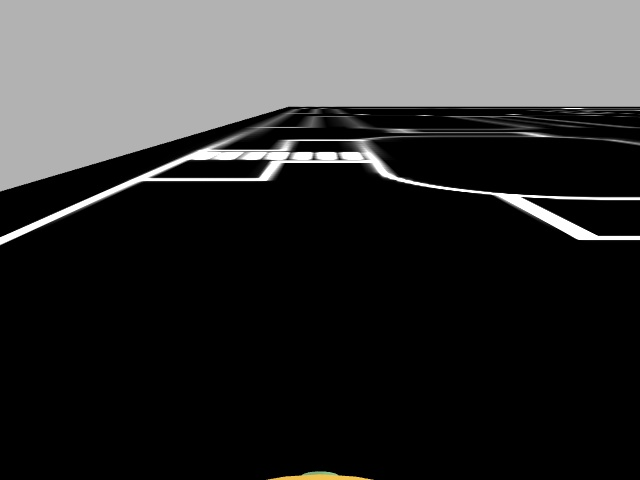
#> input picture lane_segmentation/image_raw_data/1700676142.2971108.jpg, 640 x 480 px, given in place of 1700676137.0887992.jpg, which was not available
$ python slidingWindow.py
#> lines starting #> are read from the running program, lines starting #| are printed output that depends on the picture; after the words box and inside, x2 and y2 are one past the last pixel; in counts of white or black regions, pixels touching at a corner belong together; pictures that were not available may be replaced by others from this repository, and a replacement may not be noted
#> slider 'L - H' is set to 51
#> slider 'L - S' is set to 51
import cv2
import numpy as np

# vidcap = cv2.VideoCapture("LaneVideo.mp4")
# success, image = vidcap.read()

def nothing(x):
    pass

# while success:
# success, image = vidcap.read()
def imgProc(*args):
    image=cv2.imread("image_raw_data/1700676137.0887992.jpg")
#> image is the input picture: shape (480, 640, 3); mean B, G, R 53.3, 53.4, 53.5
    frame = cv2.resize(image, (640,480))

    ## Choosing points for perspective transformation
    tl = (250,151)
    bl = (0 ,317)
    tr = (380,151)
    br = (534,317)

    cv2.circle(frame, tl, 5, (0,0,255), -1)
#> frame: shape (480, 640, 3); 0.03% of pixels changed, all inside (x1, y1, x2, y2) = (245, 146, 256, 157)
    cv2.circle(frame, bl, 5, (0,0,255), -1)
#> frame: shape (480, 640, 3); mean B, G, R 53.2, 53.4, 53.5
    cv2.circle(frame, tr, 5, (0,0,255), -1)
#> frame: shape (480, 640, 3); mean B, G, R 53.2, 53.4, 53.6
    cv2.circle(frame, br, 5, (0,0,255), -1)
#> frame: shape (480, 640, 3); mean B, G, R 53.2, 53.4, 53.7

    ## Aplying perspective transformation
    pts1 = np.float32([tl, bl, tr, br])
    pts2 = np.float32([[0, 0], [0, 480], [640, 0], [640, 480]])

    # Matrix to warp the image for birdseye window
    matrix = cv2.getPerspectiveTransform(pts1, pts2)
    transformed_frame = cv2.warpPerspective(frame, matrix, (640,480))
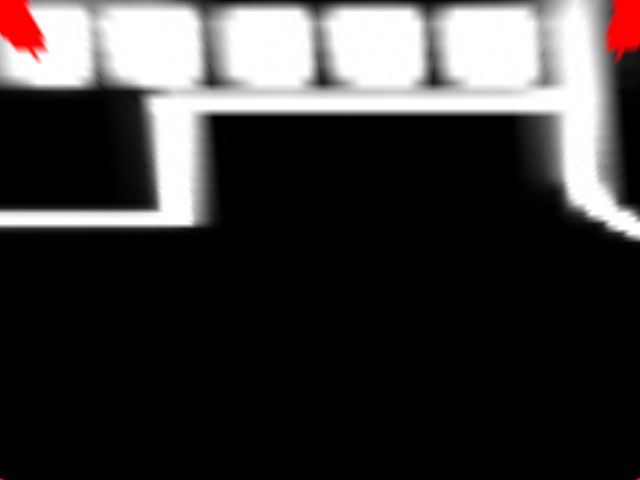
#> transformed_frame: shape (480, 640, 3); mean B, G, R 57.2, 57.2, 59.9

    ### Object Detection
    # Image Thresholding
    hsv_transformed_frame = cv2.cvtColor(transformed_frame, cv2.COLOR_BGR2HSV)
#> hsv_transformed_frame: shape (480, 640, 3); mean H, S, V 0, 2.8, 59.9

    l_h = cv2.getTrackbarPos("L - H", "Trackbars")
    l_s = cv2.getTrackbarPos("L - S", "Trackbars")
    l_v = cv2.getTrackbarPos("L - V", "Trackbars")
    u_h = cv2.getTrackbarPos("U - H", "Trackbars")
    u_s = cv2.getTrackbarPos("U - S", "Trackbars")
    u_v = cv2.getTrackbarPos("U - V", "Trackbars")

    lower = np.array([l_h,l_s,l_v])
    upper = np.array([u_h,u_s,u_v])
    mask = cv2.inRange(hsv_transformed_frame, lower, upper)
#> mask: shape (480, 640); every value is 0

    #Histogram
    histogram = np.sum(mask[mask.shape[0]//2:, :], axis=0)
#> histogram = 640 values from 0 to 0
    midpoint = int(histogram.shape[0]/2)
#> midpoint = 320
    left_base = np.argmax(histogram[:midpoint])
#> left_base = 0
    right_base = np.argmax(histogram[midpoint:]) + midpoint
#> right_base = 320
    print(right_base)
#| 320

    #Sliding Window
    y = 472
    lx = []
    rx = []

    msk = mask.copy()

    while y>0:
        ## Left threshold
        img = mask[y-40:y, left_base-50:left_base+50]
        contours, _ = cv2.findContours(img, cv2.RETR_TREE, cv2.CHAIN_APPROX_SIMPLE)
        for contour in contours:
            M = cv2.moments(contour)
            if M["m00"] != 0:
                cx = int(M["m10"]/M["m00"])
                cy = int(M["m01"]/M["m00"])
                lx.append(left_base-50 + cx)
                left_base = left_base-50 + cx

        ## Right threshold
        img = mask[y-40:y, right_base-50:right_base+50]
        contours, _ = cv2.findContours(img, cv2.RETR_TREE, cv2.CHAIN_APPROX_SIMPLE)
        for contour in contours:
            M = cv2.moments(contour)
            if M["m00"] != 0:
                cx = int(M["m10"]/M["m00"])
                cy = int(M["m01"]/M["m00"])
                lx.append(right_base-50 + cx)
                right_base = right_base-50 + cx

        cv2.rectangle(msk, (left_base-50,y), (left_base+50,y-40), (255,255,255), 2)
        cv2.rectangle(msk, (right_base-50,y), (right_base+50,y-40), (255,255,255), 2)
        y -= 40
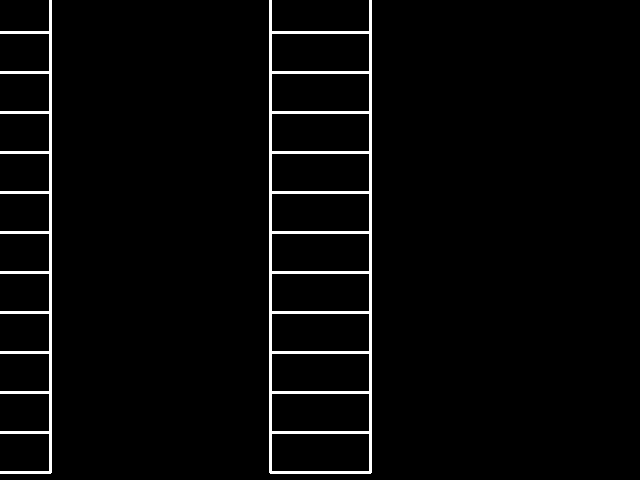
#> msk: shape (480, 640); 3.1% white; 2 white regions, box (x1, y1, x2, y2) and area: (269, 0, 372, 474) 6334, (0, 0, 52, 474) 3185
#> after the loop, left_base = 0; lx = []; right_base = 320; y = -8

    cv2.imshow("Original", frame)
    cv2.imshow("Bird's Eye View", transformed_frame)
    cv2.imshow("Lane Detection - Image Thresholding", mask)
    cv2.imshow("Lane Detection - Sliding Windows", msk)

cv2.namedWindow("Trackbars")

cv2.createTrackbar("L - H", "Trackbars", 0, 255, imgProc)
cv2.createTrackbar("L - S", "Trackbars", 0, 255, imgProc)
cv2.createTrackbar("L - V", "Trackbars", 200, 255, imgProc)
cv2.createTrackbar("U - H", "Trackbars", 255, 255, imgProc)
cv2.createTrackbar("U - S", "Trackbars", 50, 255, imgProc)
cv2.createTrackbar("U - V", "Trackbars", 255, 255, imgProc)
cv2.waitKey(0)
cv2.destroyAllWindows()
    # if cv2.waitKey(10) == 27:
    #     break

$ run again, on lane_segmentation/image_raw_data/1700676147.9012337.jpg
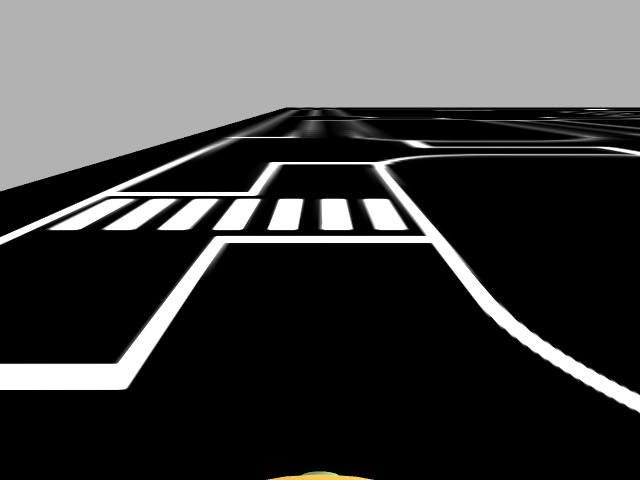
#> input picture lane_segmentation/image_raw_data/1700676147.9012337.jpg, 640 x 480 px, given in place of 1700676137.0887992.jpg, which was not available
#> in imgProc, image is the input picture: shape (480, 640, 3); mean B, G, R 67, 67.2, 67.2
#> in imgProc, `transformed_frame = cv2.warpPerspective(frame, matrix, (640,480))`:
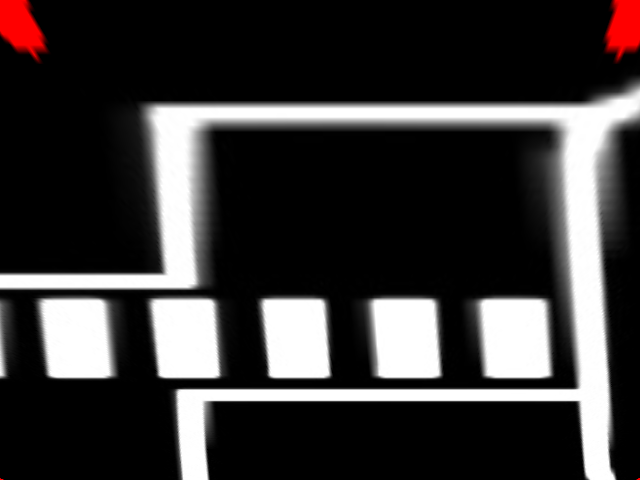
#> transformed_frame: shape (480, 640, 3); mean B, G, R 55.8, 55.8, 58.5
#> hsv_transformed_frame: shape (480, 640, 3); mean H, S, V 0, 3.4, 58.5
#> mask: shape (480, 640); every value is 0
#> histogram = 640 values from 0 to 0
#> in imgProc, `left_base = np.argmax(histogram[:midpoint])`: left_base = 0
#> in imgProc, `right_base = np.argmax(histogram[midpoint:]) + midpoint`: right_base = 320
#| 320
#> after the loop in imgProc, `while y>0:`: left_base = 0; lx = []; right_base = 320; y = -8
